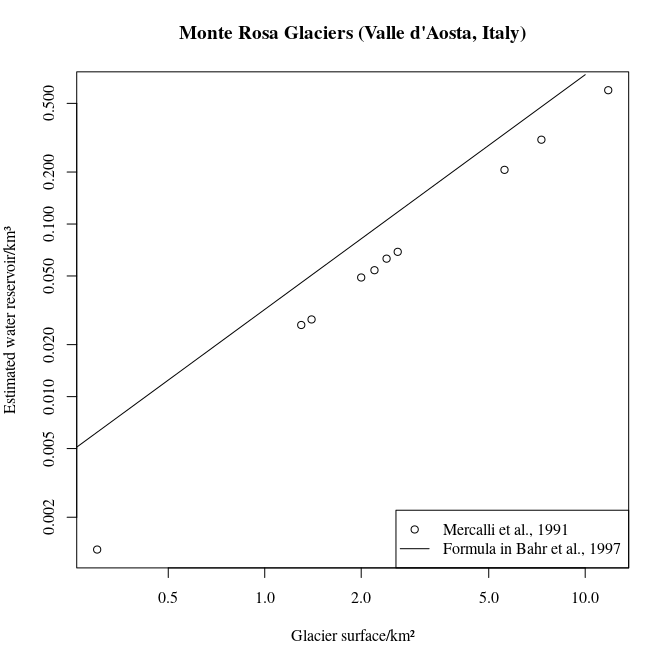

Here is the R script that generated this plot:
df <- read.csv('monte_rosa_glaciers.txt')
df$km3 <- df$Estimated.water.reservoir.million.of.cubic.meter/1000
plot(df$Surface.square.km,df$km3,log="xy",
xlab='Glacier surface/km²',
ylab='Estimated water reservoir/km³',
main="Monte Rosa Glaciers (Valle d'Aosta, Italy)",
family='serif'
)
par(family = "serif")
x=seq(0,10,.1)
lines(x,.032*x^1.36)
legend('bottomright',
legend=c('Mercalli et al., 1991','Formula in Bahr et al., 1997'),
lty=c(NA,1),
pch=c(1,NA)
)
